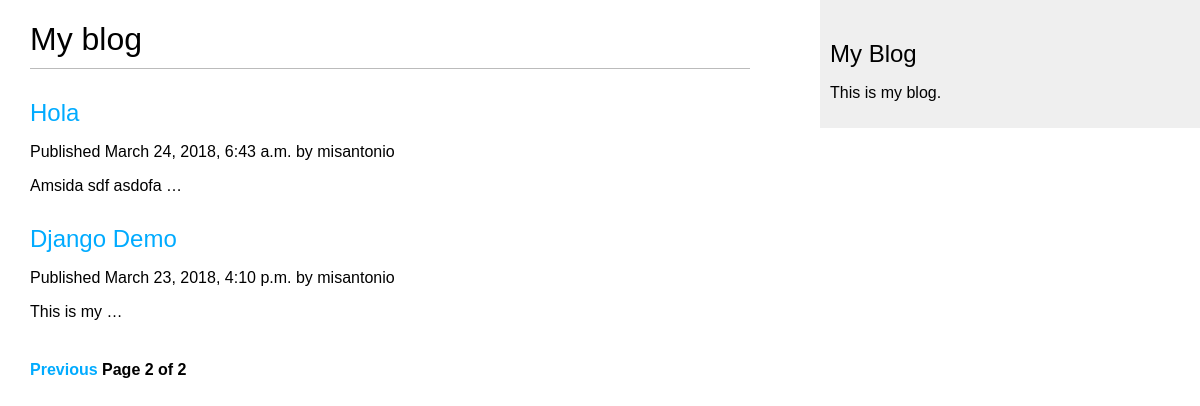
Screenshot of /blog/?page=2 with the database file from the repository.
### webBlog/models.py (models this page shows, shortened)
class Post(models.Model):
    STATUS_CHOICES = {
        ('draft', 'Draft'),
        ('published', 'Published'),
    }
    title = models.CharField(max_length=250)
    slug = models.SlugField(max_length=250, unique_for_date='publish')
    author = models.ForeignKey(User, related_name='blog_posts', on_delete=models.CASCADE)
    body = models.TextField()
    publish = models.DateTimeField(default=timezone.now)
    created = models.DateTimeField(auto_now_add=True)
    updated = models.DateTimeField(auto_now=True)
    status = models.CharField(max_length=10, choices=STATUS_CHOICES, default='draft')
    objects = models.Manager()
    published = PublishedManager()
    class Meta:
        ordering = ['-publish']
    def get_absolute_url(self):
        return reverse('blog:post_detail', args=[self.publish.year,
                                                  self.publish.strftime('%m'),
                                                  self.publish.strftime('%d'),
                                                  self.slug])

### webBlog/views.py (the view)
def post_list(request):
    object_list = Post.published.all()
    paginator = Paginator(object_list, 2)
    page_get = request.GET.get('page')
    page = paginator.get_page(page_get)
    try:
        posts = paginator.page(page_get)
    except PageNotAnInteger:
        posts = paginator.page(1)
    except EmptyPage:
        posts = paginator.page(paginator.num_pages)
    return render(request, 'list.html', {'page': page,
                                         'posts': posts})

### webBlog/models.py (called while the page is built)
    def get_queryset(self):
        return super(PublishedManager, self).get_queryset().filter(status='published')

### templates/list.html (shortened to what this page needs)
{% extends "base.html" %}
{% block content %}
    <h1> My blog </h1>
    {% for post in posts %}
        <h2><a href="{{ post.get_absolute_url }}"> {{ post.title }} </a></h2>
        <p class="data"> Published {{ post.publish }} by {{ post.author }} </p>
        {{ post.body | truncatewords:3 | linebreaks }}
    {% endfor %}
    {% include "pagination.html" %}
{% endblock %}

### static/blog.css (style rules this page uses)
body { margin:0; padding:0; font-family:helvetica, sans-serif; }
a { color:#00abff; text-decoration:none; }
h1 { font-weight:normal; border-bottom:1px solid #bbb; padding:0 0 10px 0; }
h2 { font-weight:normal; margin:30px 0 0; }

### rows the page displays
Post: title "Hola", publish "March 24, 2018, 6:43 a.m.", author "misantonio", body "Amsida sdf asdofa …"
Post: title "Django Demo", publish "March 23, 2018, 4:10 p.m.", author "misantonio", body "This is my …"

### other values shown
{{ page.number }} "2"
{{ page.paginator.num_pages }} "2"
